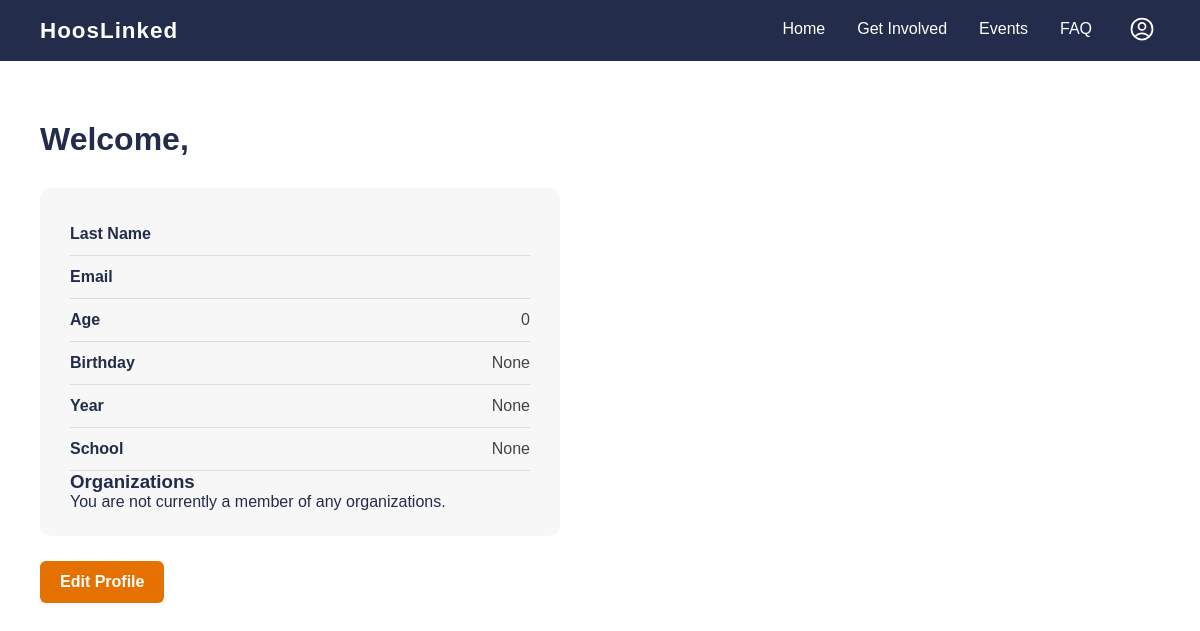
The app's page /profile/ (signed in) with its own data.
### main/models.py (models this page shows, shortened)
class User(AbstractUser):
    first_name = models.CharField(max_length=150)
    last_name = models.CharField(max_length=150)
    profile_slug = models.SlugField(unique=True, blank=True)
    YEAR_CHOICES = [
        ('1', '1st year'),
        ('2', '2nd year'),
        ('3', '3rd year'),
        ('4', '4th year'),]
    SCHOOL_CHOICES = [
        ('engineering', 'School of Engineering and Applied Science'),
        ('cas', 'College of Arts and Sciences'),
        ('commerce', 'McIntire School of Commerce'),
        ('architecture', 'School of Architecture'),
        ('education', 'School of Education and Human Development'),
        ('nursing', 'School of Nursing'),
        ('batten', 'Batten School of Leadership and Public Policy'),
    ]
    age = models.PositiveIntegerField(default=0)
    birthday = models.DateField(null=True, blank=True)
    year = models.CharField(max_length = 1, choices = YEAR_CHOICES, blank=True, null=True)
    school = models.CharField(max_length = 50, choices = SCHOOL_CHOICES, blank=True, null=True)

### main/views.py (the view)
# urls.py: path('profile/', views.profile_page, name='profile'),
def profile_page(request):
    memberships = request.user.memberships.select_related("club")
    if not request.user.is_authenticated:
        return redirect('home')
    return render(request, 'main/profile.html',{
        "memberships": memberships,
    })

### main/templates/main/profile.html (shortened to what this page needs)
<!DOCTYPE html>
<html lang="en">
<head>
</head>
<body>
<nav>
<span class="logo">HoosLinked</span>
<ul>
<li><a href="{% url 'home' %}">Home</a></li>
<li><a href="{% url 'get_involved' %}">Get Involved</a></li>
<li><a href="{% url 'events' %}">Events</a></li>
<li><a href="#">FAQ</a></li>
<li class="nav-icon" id="navIcon">
<button class="icon-btn" onclick="toggleNav()">
</button>
</li>
</ul>
</nav>
<div class="welcome">
<h1>Welcome, </h1>
<div class="profile-card">
<div class="profile-row">
<span class="profile-label">Last Name</span>
</div>
<div class="profile-row">
<span class="profile-label">Email</span>
</div>
<div class="profile-row">
<span class="profile-label">Age</span>
<span class="profile-value">{{ user.age }}</span>
</div>
<div class="profile-row">
<span class="profile-label">Birthday</span>
<span class="profile-value">{{ user.birthday }}</span>
</div>
<div class="profile-row">
<span class="profile-label">Year</span>
<span class="profile-value">{{ user.get_year_display }}</span>
</div>
<div class="profile-row">
<span class="profile-label">School</span>
<span class="profile-value">{{ user.get_school_display }}</span>
</div>
<div>
    <h3>Organizations</h3>
    {% if memberships %}
        {% for membership in memberships %}
        <div>
            <span><strong>{{ membership.club.name }}</strong></span> :
            {% if membership.role == "executive" %}
                Executive Member
            {% else %}
                General Member
            {% endif %}
        </span>
        </div>
        {% endfor %}
    {% else %}
        <div>
            You are not currently a member of any organizations.
        </div>
    {% endif %}
</div>
</div>
<a href="{% url 'create_profile' %}" class="edit-btn">Edit Profile</a>
</div>
</body>
</html>

### main/templates/main/profile.html (style rules this page uses)
* { margin: 0; padding: 0; box-sizing: border-box; }
body { font-family: Helvetica, Arial, sans-serif; background-color: #FFFFFF; color: #232D4B; }
nav { background-color: #232D4B; padding: 0 40px; display: flex; align-items: center; justify-content: space-between; }
nav .logo { color: #FFFFFF; font-size: 1.4rem; font-weight: bold; letter-spacing: 1px; }
nav ul { list-style: none; display: flex; gap: 32px; }
nav ul li a { color: #FFFFFF; text-decoration: none; font-size: 1rem; padding: 20px 0; display: block; border-bottom: 3px solid transparent; transition: border-color 0.2s; }
.nav-icon { position: relative; padding: 11px 0px; }
.icon-btn { background: none; border: none; cursor: pointer; color: #FFFFFF; padding: 4px; display: flex; align-items: center; }
.icon-btn svg { width: 28px; height: 28px; }
.welcome { padding: 60px 40px; }
.welcome h1 { font-size: 2rem; }
.profile-card { margin-top: 30px; background-color: #f7f7f7; padding: 25px 30px; border-radius: 10px; max-width: 520px; }
.profile-row { display: flex; justify-content: space-between; padding: 12px 0; border-bottom: 1px solid #ddd; }
.profile-label { font-weight: bold; color: #232D4B; }
.profile-value { color: #444; }
.edit-btn { display: inline-block; margin-top: 25px; background-color: #E57200; color: #FFFFFF; padding: 12px 20px; text-decoration: none; font-size: 1rem; border-radius: 6px; font-weight: bold; }

### records on screen
User: age "0", birthday "None", year "None", school "None"
